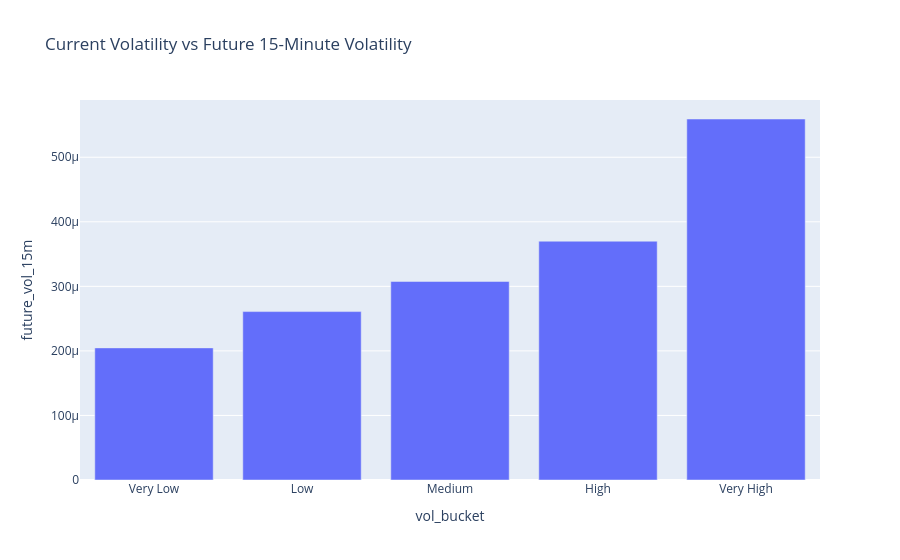

Write notebook code for a chart like this one.
### Code cell
import plotly.express as px

bucket_df = (
    bucket_stats
    .reset_index()
)

fig = px.bar(
    bucket_df,
    x="vol_bucket",
    y="future_vol_15m",
    title="Current Volatility vs Future 15-Minute Volatility"
)

fig.show()

### Figure 1 — Plotly figure (JSON) as saved in the notebook; plotly's stock layout.template omitted (floating-point values rounded to 4 significant figures)
{"data": [{"hovertemplate": "vol_bucket=%{x}<br>future_vol_15m=%{y}<extra></extra>", "legendgroup": "", "marker": {"color": "#636efa", "pattern": {"shape": ""}}, "name": "", "orientation": "v", "showlegend": false, "textposition": "auto", "type": "bar", "x": ["Very Low", "Low", "Medium", "High", "Very High"], "xaxis": "x", "y": [0.0002047, 0.0002609, 0.0003076, 0.0003699, 0.0005593], "yaxis": "y"}], "layout": {"barmode": "relative", "legend": {"tracegroupgap": 0}, "title": {"text": "Current Volatility vs Future 15-Minute Volatility"}, "xaxis": {"anchor": "y", "domain": [0, 1], "title": {"text": "vol_bucket"}}, "yaxis": {"anchor": "x", "domain": [0, 1], "title": {"text": "future_vol_15m"}}}}
